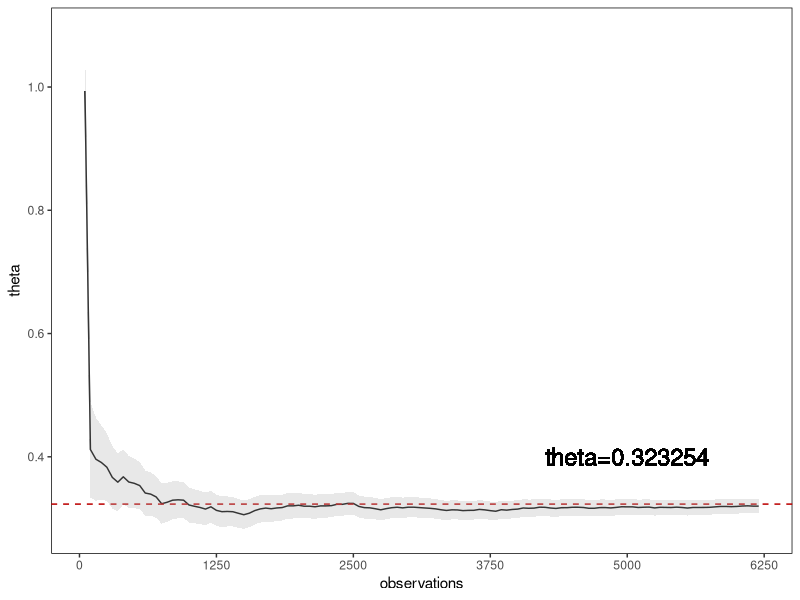
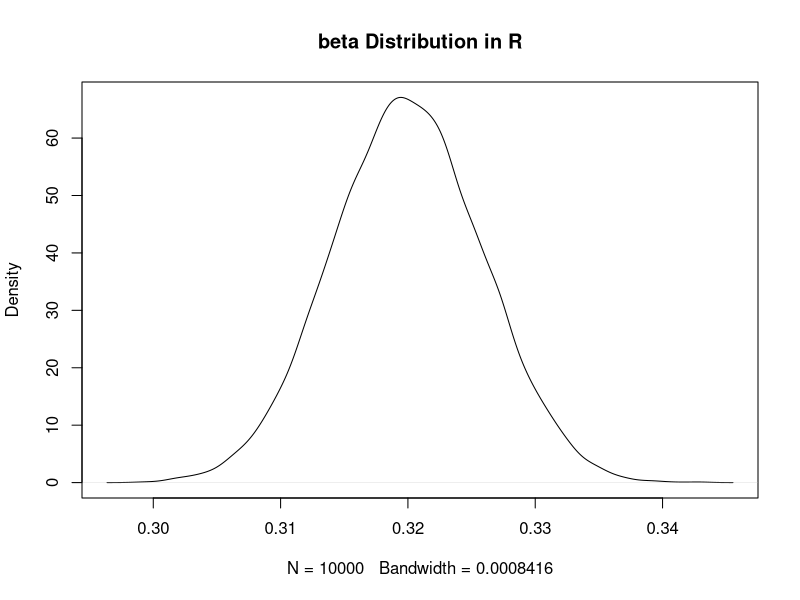

The R script that drew these images, in order:
library(ggplot2)


df <- read.csv('./mydata.csv')
death_list <- df$hospital_expire_flag

prior_num <- 100
prior_list <- death_list[1:prior_num]
prior_mean <- mean(prior_list)
prior_var <- var(prior_list)
prior_a <- abs(((1 - prior_mean) / prior_var - 1 / prior_mean) * prior_mean ^ 2)
prior_b <- abs(prior_a * (1 / prior_mean - 1))

theta_list <- c()
theta_std <- c()
for (i in death_list[(prior_num + 1):(length(death_list))])
{
  prior_a <- prior_a + i
  prior_b <- prior_b + 1 - i
  prior_list <- c(prior_list, i)
  theta <- prior_a / (prior_a + prior_b)
  # std <- sqrt(prior_a * prior_b / ((prior_a + prior_b) ^ 2 * (prior_a + prior_b + 1)))
  std <- sd(prior_list)
  theta_list <- c(theta_list, theta)
  theta_std <- c(theta_std, std)
}

theta_mean <- mean(theta_list)
theta_sd <- sd(theta_list)
aplha <- 0.05
# confidence <- qnorm(0.5 + aplha / 2) * theta_sd / sqrt(length(theta_list))

confidence_list <- c()
for (i in c((prior_num + 1):(length(death_list))))
{
  # unknown sigma, calculate mu
  # t-distribution
  confidence <- qt(1 - aplha / 2, i - 1) * theta_std[i - prior_num] / sqrt(i)
  confidence_list <- c(confidence_list, confidence)
}


# sampling ----------------------------------------------------------------
begin <- 1
step <- 50
sample_index <- seq(from=begin, to=length(theta_list), by=step)
theta_list <- theta_list[sample_index]
confidence_list <- confidence_list[sample_index]


df1 <- data.frame(observations=c(1:length(theta_list)), theta=theta_list)
df2 <- data.frame(observations=c(1:length(theta_list)), theta_up=theta_list+confidence_list, theta_down=theta_list-confidence_list)
ggplot(data = df1, mapping = aes(x = observations, y = theta))+
  geom_line()+labs(x="observations",y="theta")+
  geom_hline(aes(yintercept=theta_mean), colour="#BB0000", linetype="dashed")+
  # coord_cartesian(xlim =c(0, ((length(death_list) - begin) / step)), ylim = c(0.308, 1))+
  scale_x_continuous(breaks=c(0,25,50,75,100,125),labels=c(0,25,50,75,100,125)*50,)+
  geom_text(aes(x=100,y=0.4),label="theta=0.323254",cex=6)+
  theme(panel.grid=element_blank(), panel.background=element_rect(fill='transparent', color='black'),legend.position = c(0.15,0.85))+
  geom_ribbon(data = df2, mapping = aes(ymin=theta_down,ymax=theta_up),fill="grey70",alpha=0.3)


# PDF ---------------------------------------------------------------------

set.seed(13579)                                    
N <- 10000                                         
y_rbeta <- rbeta(N, shape1 = 1975, shape2 = 4198)        

plot(density(y_rbeta), main = "beta Distribution in R")
